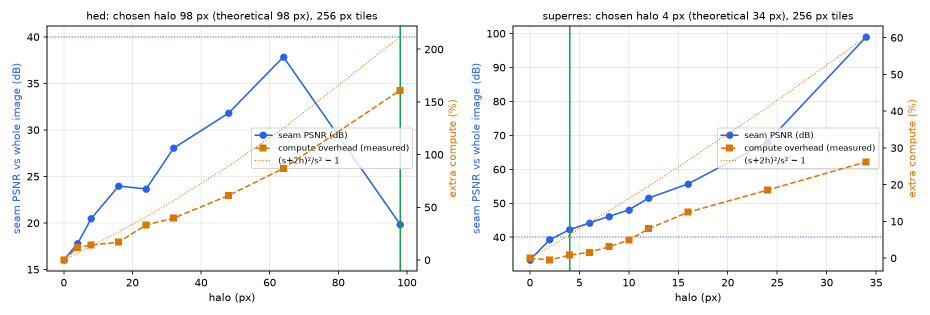
#> input picture benchmark/results/halo_calibration.png, 1860 x 630 px (shown at 1/2 size)
$ python calibrate_halo.py --image ../benchmark/results/halo_calibration.png   (older library calls are emulated)
#> lines starting #> are read from the running program, lines starting #| are printed output that depends on the picture
### imgframe/ops.py
"""OpenCV operations the workers can run on a tile.

Each operation declares a *halo*: how many pixels of neighbouring context it
needs around a tile so the stitched result matches processing the whole image
at once. Filters with a k x k kernel need a halo of k // 2; Canny's hysteresis
step can follow edges further, so it gets a generous margin.

Neural operations (HED edges, 4x super-resolution) have a receptive field far
larger than any practical halo, so their halo is *calibrated*: the smallest
halo whose seam error stays under a threshold, measured by
scripts/calibrate_halo.py and stored in imgframe/calibration.json.
"""
import json
import os
from dataclasses import dataclass
from pathlib import Path
from typing import Callable

import cv2
import numpy as np

# One OpenCV thread per process: parallelism comes from the framework (tiles x
# workers), and it keeps the sequential baseline genuinely sequential.
cv2.setNumThreads(int(os.environ.get("OPENCV_THREADS", "1")))


def _gray(img: np.ndarray) -> np.ndarray:
    return img if img.ndim == 2 else cv2.cvtColor(img, cv2.COLOR_BGR2GRAY)


def grayscale(img: np.ndarray) -> np.ndarray:
    return _gray(img)


def gaussian_blur(img: np.ndarray) -> np.ndarray:
    return cv2.GaussianBlur(img, (15, 15), 0)


# [5 lines left out: function sobel, not called in this run]


def sharpen(img: np.ndarray) -> np.ndarray:
    kernel = np.array([[0, -1, 0], [-1, 5, -1], [0, -1, 0]], dtype=np.float32)
    return cv2.filter2D(img, -1, kernel)


def canny(img: np.ndarray) -> np.ndarray:
    blurred = cv2.GaussianBlur(_gray(img), (5, 5), 1.4)
    return cv2.Canny(blurred, 50, 150)


def bilateral(img: np.ndarray) -> np.ndarray:
    # Edge-preserving smoothing; deliberately CPU-heavy, useful for benchmarks.
    return cv2.bilateralFilter(img, 9, 75, 75)


_HED_MEAN = np.array([104.00698793, 116.66876762, 122.67891434], np.float32)


def _bgr(img: np.ndarray) -> np.ndarray:
    return cv2.cvtColor(img, cv2.COLOR_GRAY2BGR) if img.ndim == 2 else img


def hed(img: np.ndarray) -> np.ndarray:
    """Holistically-Nested Edge Detection (Xie & Tu 2015): learned replacement for Canny.
    Returns the fused edge probability as a single-channel uint8 map."""
    from .models import session

    x = (_bgr(img).astype(np.float32) - _HED_MEAN).transpose(2, 0, 1)[None]
    prob = session("hed").run(None, {"input": np.ascontiguousarray(x)})[0][0, 0]
    return np.clip(prob * 255.0 + 0.5, 0, 255).astype(np.uint8)


# [7 lines left out: function superres, not called in this run]


@dataclass(frozen=True)
class Op:
    name: str
    fn: Callable[[np.ndarray], np.ndarray]
    halo: int
    description: str
    scale: int = 1          # output size / input size (4 for super-resolution)
    align: int = 1          # halo origin snapped to this stride (CNN pooling grid)
    kind: str = "classical"
    theoretical_halo: int = 0  # receptive-field radius (exact but expensive halo)


_CALIBRATION = Path(__file__).with_name("calibration.json")


def _calibrated(name: str, default: int) -> int:
#> called with name = 'hed', default = 32
    try:
        return int(json.loads(_CALIBRATION.read_text())[name]["halo"])
#> (reads imgframe/calibration.json from the repository)
    except (OSError, KeyError, ValueError):
        return default


OPS: dict[str, Op] = {
    op.name: op
    for op in (
        Op("canny", canny, 16, "Gaussian smoothing + Canny edge detection"),
        Op("gaussian_blur", gaussian_blur, 7, "15x15 Gaussian blur"),
        Op("sobel", sobel, 1, "Sobel gradient magnitude"),
        Op("sharpen", sharpen, 1, "3x3 sharpening kernel"),
        Op("grayscale", grayscale, 0, "BGR to grayscale"),
        Op("bilateral", bilateral, 4, "Bilateral filter (CPU heavy)"),
        # VGG16 conv5_3 receptive field is 196 px -> exact halo ~98 px; pooling stride 16.
        Op("hed", hed, _calibrated("hed", 32), "HED neural edge detection (VGG16, ONNX)",
           align=16, kind="neural", theoretical_halo=98),
        Op("superres", superres, _calibrated("superres", 10), "Real-ESRGAN 4x super-resolution (ONNX)",
           scale=4, kind="neural", theoretical_halo=34),  # 34 stacked 3x3 convs
    )
}


def get_op(name: str) -> Op:
    try:
        return OPS[name]
    except KeyError:
        raise ValueError(f"unknown operation {name!r}; choose from {sorted(OPS)}") from None

### imgframe/pipeline.py
"""Pipeline stages shared by the API, the workers, the tests and the benchmark:
partition -> process tile -> reconstruct."""
import multiprocessing
import time
from concurrent.futures import ProcessPoolExecutor

import numpy as np

from .ops import get_op
from .tiling import TileSpec, decode_tile, encode_tile, reconstruct, split_image

MP_CONTEXT = multiprocessing.get_context("forkserver")


# [14 lines left out: functions partition, process_tile, not called in this run]


def assemble(height: int, width: int, parts: list[tuple[TileSpec, bytes]], scale: int = 1) -> np.ndarray:
    """Aggregation stage: decode tile results and stitch them into the final image."""
    return reconstruct(height, width, [(spec, decode_tile(data)) for spec, data in parts], scale)


# --- in-memory variants used by the benchmark (no Redis / PNG overhead) -----

def _apply(args: tuple[str, np.ndarray]) -> np.ndarray:
    op, tile = args
    return get_op(op).fn(tile)


def run_sequential(img: np.ndarray, op: str) -> np.ndarray:
    return get_op(op).fn(img)


# [16 lines left out: function run_tiled, not called in this run]

### scripts/calibrate_halo.py
"""Automatic halo calibration for neural operations (Upgrade 2).

A CNN output pixel depends on its whole receptive field, so the exact halo
(HED: ~98 px, Real-ESRGAN general: 34 px) nearly doubles the work per tile.
Most of the influence comes from a much smaller effective receptive field
(Luo et al., 2016). This script measures, for each model, how the tiled output
deviates from whole-image inference as the halo grows, and picks the smallest
halo whose error is under the threshold:

    seam PSNR >= --psnr dB   (pixels within 4 px of a tile border)
    and 99.9th-percentile |difference| <= --p999 grey levels

It writes imgframe/calibration.json (read by imgframe/ops.py) and
benchmark/results/halo_calibration.{json,png}.

    python scripts/calibrate_halo.py                 # both models
    python scripts/calibrate_halo.py --ops hed --size 1024
"""
import argparse
import json
import sys
import time
from pathlib import Path

import cv2
import numpy as np

ROOT = Path(__file__).resolve().parent.parent
sys.path.insert(0, str(ROOT))

from imgframe.ops import get_op  # noqa: E402
from imgframe.pipeline import run_sequential, run_tiled  # noqa: E402
from imgframe.tiling import plan_tiles  # noqa: E402

SWEEPS = {
    "hed": [0, 16, 32, 48, 64, 80, 96, 98],   # snapped to the 16 px pooling grid
    "superres": [0, 2, 4, 6, 8, 10, 12, 16, 24, 34],
}
SIZES = {"hed": 1024, "superres": 512}       # input side; superres output is 4x larger


def psnr(a: np.ndarray, b: np.ndarray) -> float:
    mse = float(np.mean((a.astype(np.float64) - b) ** 2))
    return 99.0 if mse == 0 else 10 * np.log10(255.0 ** 2 / mse)


# [10 lines left out: function seam_mask, not called in this run]


def calibrate(op: str, img: np.ndarray, tile: int, psnr_min: float, p999_max: float) -> dict:
    o = get_op(op)
    h, w = img.shape[:2]
    t0 = time.perf_counter()
    full = run_sequential(img, op)
    t_full = time.perf_counter() - t0
    mask = seam_mask(h, w, tile, o.scale)
    rows = []
    for halo in SWEEPS[op]:
        t0 = time.perf_counter()
        tiled = run_tiled(img, op, tile, workers=1, halo=halo)
        t = time.perf_counter() - t0
        diff = np.abs(full.astype(np.int16) - tiled)
        eff = -(-halo // o.align) * o.align  # halo actually used after grid snapping
        row = {"halo": halo, "effective_halo": eff, "psnr_db": round(psnr(full, tiled), 2),
               "seam_psnr_db": round(psnr(full[mask], tiled[mask]), 2),
               "max_abs": int(diff.max()), "p999_abs": float(np.percentile(diff, 99.9)),
               "mean_abs": round(float(diff.mean()), 4),
               "overhead_theory": round(((tile + 2 * eff) ** 2) / tile ** 2 - 1, 3),
               "time_s": round(t, 3)}
        rows.append(row)
        print(f"[{op}] halo {halo:3d}: seam PSNR {row['seam_psnr_db']:6.2f} dB, PSNR {row['psnr_db']:6.2f} dB, "
              f"p99.9 |d| {row['p999_abs']:5.1f}, max |d| {row['max_abs']:3d}, "
              f"theory +{row['overhead_theory']:.0%}, time {t:.2f}s")
    t0_ = rows[0]["time_s"]
    for r in rows:
        r["overhead_measured"] = round(r["time_s"] / t0_ - 1, 3)
    ok = [r for r in rows if r["seam_psnr_db"] >= psnr_min and r["p999_abs"] <= p999_max]
    chosen = ok[0] if ok else rows[-1]
    print(f"[{op}] chosen halo {chosen['halo']} px (theoretical {o.theoretical_halo} px): "
          f"overhead {chosen['overhead_theory']:.0%} vs {rows[-1]['overhead_theory']:.0%} for the exact halo\n")
    return {"halo": chosen["halo"], "theoretical_halo": o.theoretical_halo, "tile_size": tile,
            "image": f"{w}x{h}", "whole_image_s": round(t_full, 3),
            "criterion": {"seam_psnr_min_db": psnr_min, "p999_abs_max": p999_max}, "sweep": rows}


# [28 lines left out: function plot, not called in this run]


def main() -> None:
    ap = argparse.ArgumentParser(description=__doc__, formatter_class=argparse.RawDescriptionHelpFormatter)
    ap.add_argument("--ops", nargs="+", default=list(SWEEPS))
    ap.add_argument("--image", default=str(ROOT / "samples" / "astronaut_2048.png"))
    ap.add_argument("--size", type=int, help="input side (default: 1024 for hed, 512 for superres)")
    ap.add_argument("--tile-size", type=int, default=256, help="smallest planner tile = most seams")
    ap.add_argument("--psnr", type=float, default=40.0)
    ap.add_argument("--p999", type=float, default=8.0)
    args = ap.parse_args()

    src = cv2.imread(args.image)
#> src is the input picture: shape (630, 1860, 3); mean B, G, R 246.4, 246.2, 246.1
    calib_path = ROOT / "imgframe" / "calibration.json"
    try:
        calib = json.loads(calib_path.read_text())
    except OSError:
        calib = {}
    results = {}
    for op in args.ops:
        n = args.size or SIZES[op]
        img = cv2.resize(src, (n, n), interpolation=cv2.INTER_AREA)
        results[op] = calibrate(op, img, args.tile_size, args.psnr, args.p999)
        calib[op] = {"halo": results[op]["halo"], "theoretical_halo": results[op]["theoretical_halo"],
                     "criterion": results[op]["criterion"]}
#> this loop made 1 pass
#> pass 1, in main, `img = cv2.resize(src, (n, n), interpolation=cv2.INTER_AREA)`:
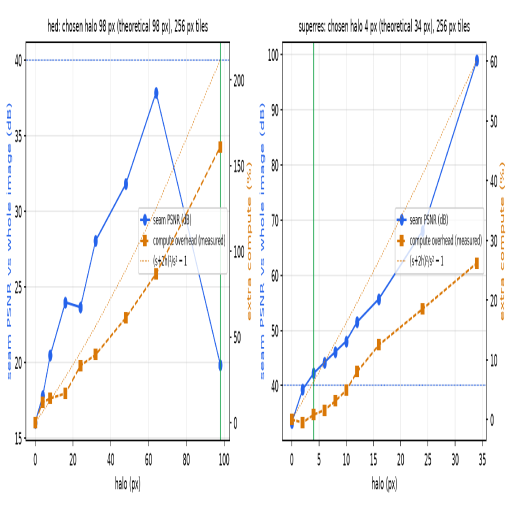
#> img: shape (1024, 1024, 3) (shown at 1/2 size); mean B, G, R 246.4, 246.3, 246.1
#> after the loop, calib = 2 items; results = 0 items
    calib_path.write_text(json.dumps(calib, indent=2) + "\n")
    out = ROOT / "benchmark" / "results"
    out.mkdir(parents=True, exist_ok=True)
    (out / "halo_calibration.json").write_text(json.dumps(results, indent=2))
    plot(results, out / "halo_calibration.png")
    print(f"wrote {calib_path.relative_to(ROOT)}, {out.relative_to(ROOT)}/halo_calibration.json and .png")


if __name__ == "__main__":
    main()
#> (the call stopped at in hed, `prob = session("hed").run(None, {"input": np.ascontiguousarray(x)})[0]..`: imgframe is not available in this run)
